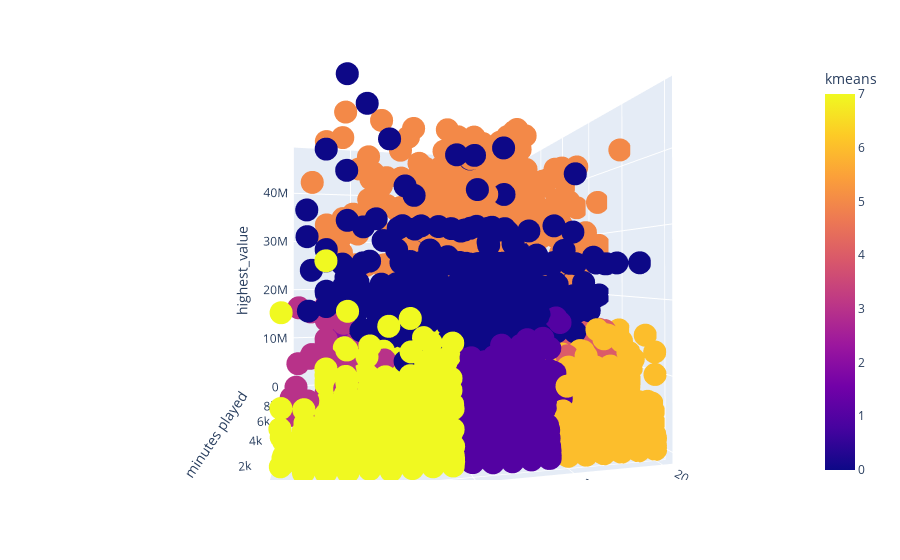

Notebook cell for this chart:
### Code cell
import plotly
import plotly.express as px

fig = px.scatter_3d(X, x='minutes played', y='age', z='highest_value',
              color='kmeans')
fig.show()

### Figure 1 — Plotly figure (JSON) as saved in the notebook; plotly's stock layout.template omitted (floating-point values rounded to 4 significant figures; data arrays with more than 128 entries replaced by an {"elided": "..."} marker saying what was removed)
{"data": [{"hovertemplate": "minutes played=%{x}<br>age=%{y}<br>highest_value=%{z}<br>kmeans=%{marker.color}<extra></extra>", "legendgroup": "", "marker": {"color": {"elided": "9345 int values"}, "coloraxis": "coloraxis", "symbol": "circle"}, "mode": "markers", "name": "", "scene": "scene", "showlegend": false, "type": "scatter3d", "x": {"elided": "9345 int values"}, "y": {"elided": "9345 float values"}, "z": {"elided": "9345 int values"}}], "layout": {"autosize": true, "coloraxis": {"colorbar": {"title": {"text": "kmeans"}}, "colorscale": [[0, "#0d0887"], [0.1111, "#46039f"], [0.2222, "#7201a8"], [0.3333, "#9c179e"], [0.4444, "#bd3786"], [0.5556, "#d8576b"], [0.6667, "#ed7953"], [0.7778, "#fb9f3a"], [0.8889, "#fdca26"], [1, "#f0f921"]]}, "legend": {"tracegroupgap": 0}, "margin": {"t": 60}, "scene": {"aspectmode": "auto", "aspectratio": {"x": 1, "y": 1, "z": 1}, "camera": {"center": {"x": 0, "y": 0, "z": 0}, "eye": {"x": -1.644, "y": 0.3686, "z": -0.005715}, "projection": {"type": "perspective"}, "up": {"x": -0.008232, "y": 0.0083, "z": 0.9999}}, "domain": {"x": [0, 1], "y": [0, 1]}, "xaxis": {"title": {"text": "minutes played"}, "type": "linear"}, "yaxis": {"title": {"text": "age"}, "type": "linear"}, "zaxis": {"title": {"text": "highest_value"}, "type": "linear"}}}}
